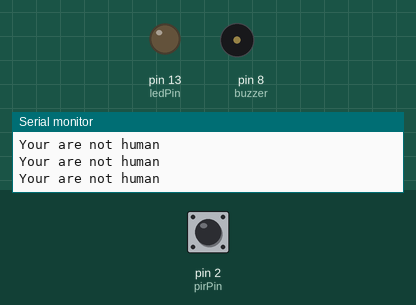
This sketch was run on a simulated Arduino Uno, built with avr-gcc and run on an emulated ATmega328P. On the bench: output pins drawn as LEDs (lit = HIGH), buzzer (waves = sounding, pin HIGH), the last lines printed to the serial monitor. The inputs (shaded band) are chosen by the test bench; at power-on: pin 2 (pirPin) LOW.

Above: at 1.2 s.
1.3 s: pin 2 (pirPin) driven HIGH
At 1.8 s:
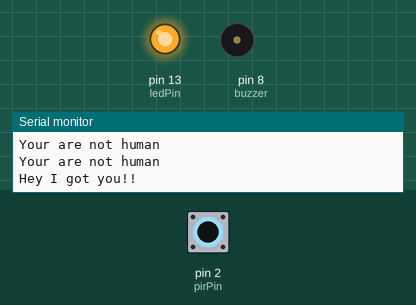
4.3 s: pin 2 (pirPin) driven LOW
At 5.4 s:
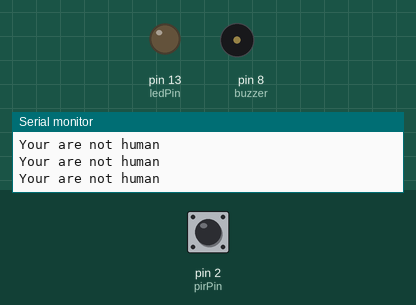
6.3 s: pin 2 (pirPin) pulsed HIGH 2 times (0.12 s each, 0.3 s apart)
At 6.8 s:
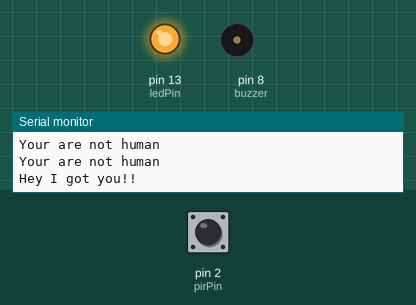
9.9 s: pin 2 (pirPin) pulsed HIGH 5 times (0.12 s each, 0.3 s apart)
At 11.6 s:
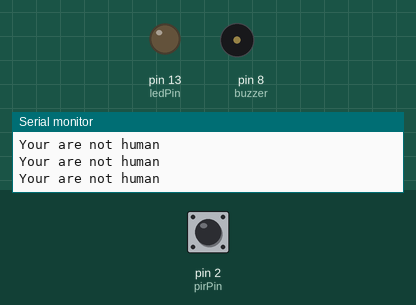
Timing chart, 0 to 13.1 s (numbered marks = the images above; inputs shaded):
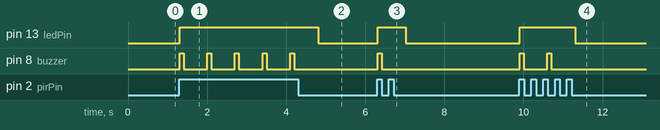

Measured:
- after the input at 1.3 s, pin 13 (ledPin): LOW → HIGH at once; pin 8 (buzzer): alternates HIGH for 0.10 s and LOW for 0.60 s, starting at once
- after the input at 4.3 s, pin 13 (ledPin): HIGH → LOW after 0.51 s; pin 8 (buzzer): stops changing and stays LOW
- after the input at 6.3 s, pin 13 (ledPin): LOW → HIGH at once, → LOW 0.70 s later; pin 8 (buzzer): LOW → HIGH at once, → LOW 0.10 s later
- after the input at 9.9 s, pin 13 (ledPin): LOW → HIGH at once, → LOW 1.4 s later; pin 8 (buzzer): alternates HIGH for 0.10 s and LOW for 0.60 s, 4 changes in all, then stays LOW, starting at once

The sketch:

Human_Decetector.ino
```cpp
int ledPin = 13;
int pirPin = 2;
int priStat = 0;
int buzzer = 8;

void setup(){
  pinMode(ledPin, OUTPUT);
  pinMode(pirPin, INPUT);
  Serial.begin(9600);
  pinMode(buzzer, OUTPUT);
}

void loop(){
  priStat = digitalRead(pirPin);
  if(priStat == HIGH) {
    digitalWrite(ledPin, HIGH);
    digitalWrite(buzzer, HIGH);
    delay(100);
    digitalWrite(buzzer, LOW);
    delay(100);
    Serial.println("Hey I got you!!");
    delay(500);
  } else {
    Serial.println("Your are not human");
    digitalWrite(ledPin, LOW);
    digitalWrite(buzzer, LOW);
  }
}
```
